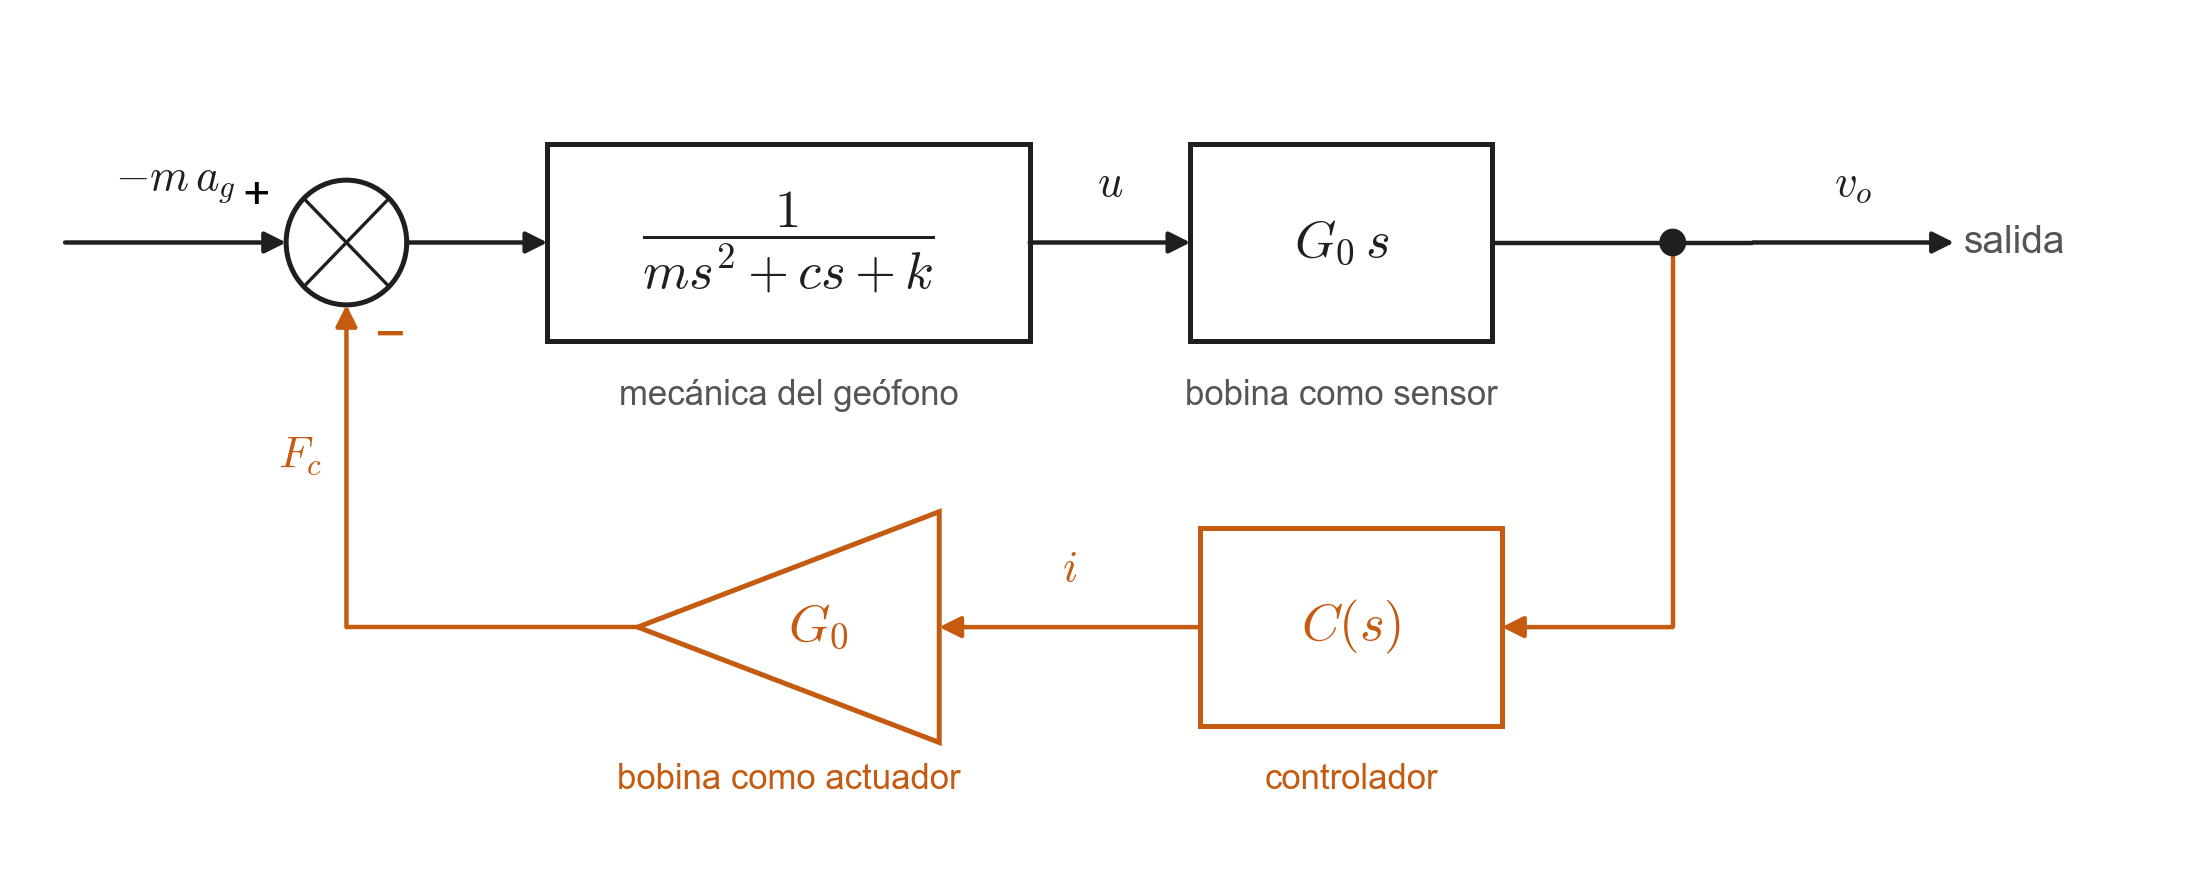

Reproduce this figure in Python.
"""Balance de fuerza en formato clásico de control.
La fuerza inercial −m·a_g y la fuerza de la bobina entran a un sumador; la mecánica del geófono da el desplazamiento
relativo u; la misma bobina, como sensor, entrega v = G0·s·u; el controlador C(s) calcula la corriente i y la bobina,
como actuador, aplica F = G0·i, que se resta (realimentación negativa). G0: constante electromecánica de la bobina."""
import matplotlib
matplotlib.use("Agg")
import matplotlib.pyplot as plt
from matplotlib.patches import Rectangle, Circle, Polygon, FancyArrowPatch

INK, ORANGE, GRAY = "#1F1F1F", "#C55A11", "#555555"
plt.rcParams.update({"font.family": "Arial", "font.size": 15, "mathtext.fontset": "cm"})
fig, ax = plt.subplots(figsize=(11, 4.4), dpi=200)
Y, H = 2.6, 0.95

def block(x, w, tf, name, y=Y, color=INK, below=True):
    ax.add_patch(Rectangle((x, y - H / 2), w, H, facecolor="white", edgecolor=color, lw=1.8))
    ax.text(x + w / 2, y, tf, ha="center", va="center", fontsize=19, color=color)
    ax.text(x + w / 2, (y - H / 2 - 0.18) if below else (y + H / 2 + 0.15), name, ha="center",
            va="top" if below else "bottom", fontsize=12.5, color=GRAY if color == INK else color)

def arrow(p, q, label=None, dy=0.18, color=INK, ha="center"):
    ax.add_patch(FancyArrowPatch(p, q, arrowstyle="-|>", mutation_scale=16, color=color, lw=1.6, shrinkA=0, shrinkB=0))
    if label: ax.text((p[0] + q[0]) / 2, p[1] + dy, label, ha=ha, va="bottom", fontsize=16, color=color)

def line(xs, ys, color=INK):
    ax.plot(xs, ys, color=color, lw=1.6, solid_capstyle="butt")

# cadena directa
arrow((0.0, Y), (1.1, Y), r"$-m\,a_g$")
R, cx = 0.3, 1.4
ax.add_patch(Circle((cx, Y), R, facecolor="white", edgecolor=INK, lw=1.8))
ax.plot([cx - R * 0.7, cx + R * 0.7], [Y + R * 0.7, Y - R * 0.7], color=INK, lw=1.2)
ax.plot([cx - R * 0.7, cx + R * 0.7], [Y - R * 0.7, Y + R * 0.7], color=INK, lw=1.2)
ax.text(cx - R - 0.08, Y + 0.12, "+", ha="right", va="bottom", fontsize=17)
ax.text(cx + 0.14, Y - R - 0.04, "−", ha="left", va="top", fontsize=19, color=ORANGE)
arrow((cx + R, Y), (2.4, Y))
block(2.4, 2.4, r"$\dfrac{1}{m s^2 + c s + k}$", "mecánica del geófono")
arrow((4.8, Y), (5.6, Y), r"$u$")
block(5.6, 1.5, r"$G_0\, s$", "bobina como sensor")
line([7.1, 8.4], [Y, Y]); ax.add_patch(Circle((8.0, Y), 0.06, color=INK, zorder=5))
arrow((8.4, Y), (9.4, Y), r"$v_o$")
ax.text(9.45, Y, "salida", ha="left", va="center", fontsize=14, color=GRAY)

# realimentación
yb = 0.75
line([8.0, 8.0], [Y, yb], ORANGE); arrow((8.0, yb), (7.15, yb), color=ORANGE)
block(5.65, 1.5, r"$C(s)$", "controlador", y=yb, color=ORANGE)
arrow((5.65, yb), (4.35, yb), r"$i$", color=ORANGE)
# ganancia pura: triángulo hacia la izquierda, como en el diagrama del AFE
ax.add_patch(Polygon([(4.35, yb - H / 2 - 0.08), (4.35, yb + H / 2 + 0.08), (2.85, yb)], closed=True, facecolor="white", edgecolor=ORANGE, lw=1.8))
ax.text(3.75, yb, r"$G_0$", ha="center", va="center", fontsize=19, color=ORANGE)
ax.text(3.6, yb - H / 2 - 0.18, "bobina como actuador", ha="center", va="top", fontsize=12.5, color=ORANGE)
line([2.85, cx], [yb, yb], ORANGE); arrow((cx, yb), (cx, Y - R), color=ORANGE)
ax.text(cx - 0.12, (yb + Y) / 2 - 0.1, r"$F_c$", ha="right", va="center", fontsize=16, color=ORANGE)

ax.set_xlim(-0.1, 10.4); ax.set_ylim(-0.25, 3.55); ax.axis("off")
fig.tight_layout(); fig.savefig(__file__.replace(".py", ".png"))
